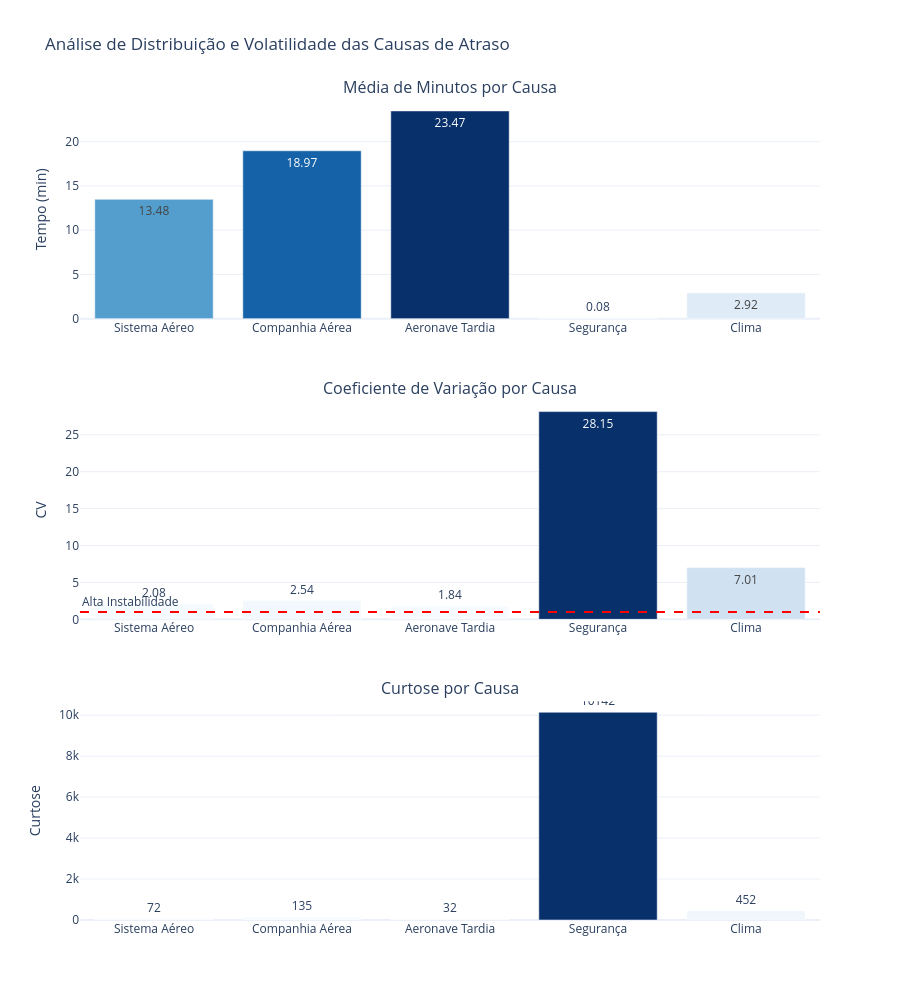

This figure's notebook cell:
### Code cell
labels = ['Sistema Aéreo', 'Companhia Aérea', 'Aeronave Tardia', 'Segurança', 'Clima']

fig = make_subplots(
    rows=3, cols=1,
    subplot_titles=(
        'Média de Minutos por Causa', 
        'Coeficiente de Variação por Causa', 
        'Curtose por Causa'
    ),
    vertical_spacing=0.1
)
fig.add_trace(go.Bar(
    x=labels, 
    y=df_temp.loc['mean', causes],
    marker=dict(color=df_temp.loc['mean', causes], colorscale='Blues'),
    text=df_temp.loc['mean', causes].round(2),
    textposition='auto',
    name='Média'
), row=1, col=1)
fig.add_trace(go.Bar(
    x=labels, 
    y=df_temp.loc['cv', causes],
    marker=dict(color=df_temp.loc['cv', causes], colorscale='Blues'),
    text=df_temp.loc['cv', causes].round(2),
    textposition='auto',
    name='CV'
), row=2, col=1)

fig.add_hline(
    y=1, line_dash='dash', line_color='red', row=2, col=1, 
    annotation_text='Limiar de Variabilidade Unitária', annotation_position='top left'
)
fig.add_trace(go.Bar(
    x=labels, 
    y=df_temp.loc['kurtosis', causes],
    marker=dict(color=df_temp.loc['kurtosis', causes], colorscale='Blues'),
    text=df_temp.loc['kurtosis', causes].round(0),
    textposition='outside',
    name='Curtose'
), row=3, col=1)
fig.update_layout(
    height=1000,
    title_text='Análise de Distribuição e Volatilidade das Causas de Atraso',
    template='plotly_white',
    showlegend=False
)
fig.update_yaxes(title_text='Tempo (min)', row=1, col=1)
fig.update_yaxes(title_text='CV', row=2, col=1)
fig.update_yaxes(title_text='Curtose', row=3, col=1)
fig.show()

### Figure 1 — Plotly figure (JSON) as saved in the notebook; plotly's stock layout.template omitted (floating-point values rounded to 4 significant figures)
{"data": [{"marker": {"color": [13.48, 18.97, 23.47, 0.07615, 2.915], "colorscale": [[0, "rgb(247,251,255)"], [0.125, "rgb(222,235,247)"], [0.25, "rgb(198,219,239)"], [0.375, "rgb(158,202,225)"], [0.5, "rgb(107,174,214)"], [0.625, "rgb(66,146,198)"], [0.75, "rgb(33,113,181)"], [0.875, "rgb(8,81,156)"], [1, "rgb(8,48,107)"]]}, "name": "Média", "text": [13.48, 18.97, 23.47, 0.08, 2.92], "textposition": "auto", "type": "bar", "x": ["Sistema Aéreo", "Companhia Aérea", "Aeronave Tardia", "Segurança", "Clima"], "xaxis": "x", "y": [13.48, 18.97, 23.47, 0.07615, 2.915], "yaxis": "y"}, {"marker": {"color": [2.077, 2.539, 1.84, 28.15, 7.009], "colorscale": [[0, "rgb(247,251,255)"], [0.125, "rgb(222,235,247)"], [0.25, "rgb(198,219,239)"], [0.375, "rgb(158,202,225)"], [0.5, "rgb(107,174,214)"], [0.625, "rgb(66,146,198)"], [0.75, "rgb(33,113,181)"], [0.875, "rgb(8,81,156)"], [1, "rgb(8,48,107)"]]}, "name": "CV", "text": [2.08, 2.54, 1.84, 28.15, 7.01], "textposition": "auto", "type": "bar", "x": ["Sistema Aéreo", "Companhia Aérea", "Aeronave Tardia", "Segurança", "Clima"], "xaxis": "x2", "y": [2.077, 2.539, 1.84, 28.15, 7.009], "yaxis": "y2"}, {"marker": {"color": [71.53, 134.9, 32.08, 10140.0, 451.7], "colorscale": [[0, "rgb(247,251,255)"], [0.125, "rgb(222,235,247)"], [0.25, "rgb(198,219,239)"], [0.375, "rgb(158,202,225)"], [0.5, "rgb(107,174,214)"], [0.625, "rgb(66,146,198)"], [0.75, "rgb(33,113,181)"], [0.875, "rgb(8,81,156)"], [1, "rgb(8,48,107)"]]}, "name": "Curtose", "text": [72.0, 135.0, 32.0, 10140.0, 452.0], "textposition": "outside", "type": "bar", "x": ["Sistema Aéreo", "Companhia Aérea", "Aeronave Tardia", "Segurança", "Clima"], "xaxis": "x3", "y": [71.53, 134.9, 32.08, 10140.0, 451.7], "yaxis": "y3"}], "layout": {"annotations": [{"font": {"size": 16}, "showarrow": false, "text": "Média de Minutos por Causa", "x": 0.5, "xanchor": "center", "xref": "paper", "y": 1, "yanchor": "bottom", "yref": "paper"}, {"font": {"size": 16}, "showarrow": false, "text": "Coeficiente de Variação por Causa", "x": 0.5, "xanchor": "center", "xref": "paper", "y": 0.6333, "yanchor": "bottom", "yref": "paper"}, {"font": {"size": 16}, "showarrow": false, "text": "Curtose por Causa", "x": 0.5, "xanchor": "center", "xref": "paper", "y": 0.2667, "yanchor": "bottom", "yref": "paper"}, {"showarrow": false, "text": "Alta Instabilidade", "x": 0, "xanchor": "left", "xref": "x2 domain", "y": 1, "yanchor": "bottom", "yref": "y2"}], "height": 1000, "shapes": [{"line": {"color": "red", "dash": "dash"}, "type": "line", "x0": 0, "x1": 1, "xref": "x2 domain", "y0": 1, "y1": 1, "yref": "y2"}], "showlegend": false, "title": {"text": "Análise de Distribuição e Volatilidade das Causas de Atraso"}, "xaxis": {"anchor": "y", "domain": [0, 1]}, "xaxis2": {"anchor": "y2", "domain": [0, 1]}, "xaxis3": {"anchor": "y3", "domain": [0, 1]}, "yaxis": {"anchor": "x", "domain": [0.7333, 1], "title": {"text": "Tempo (min)"}}, "yaxis2": {"anchor": "x2", "domain": [0.3667, 0.6333], "title": {"text": "CV"}}, "yaxis3": {"anchor": "x3", "domain": [0, 0.2667], "title": {"text": "Curtose"}}}}
